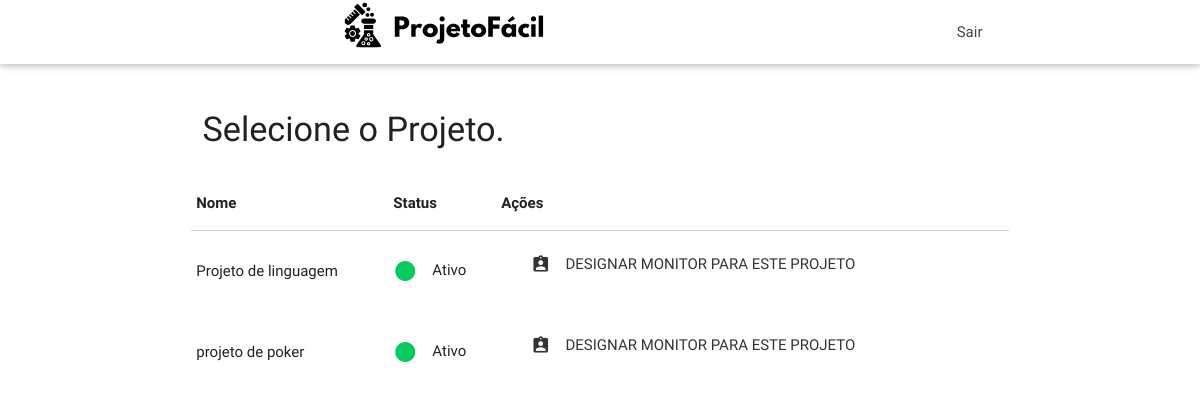
The page /Login/professor/designar.php (signed in) on the database as committed earlier.
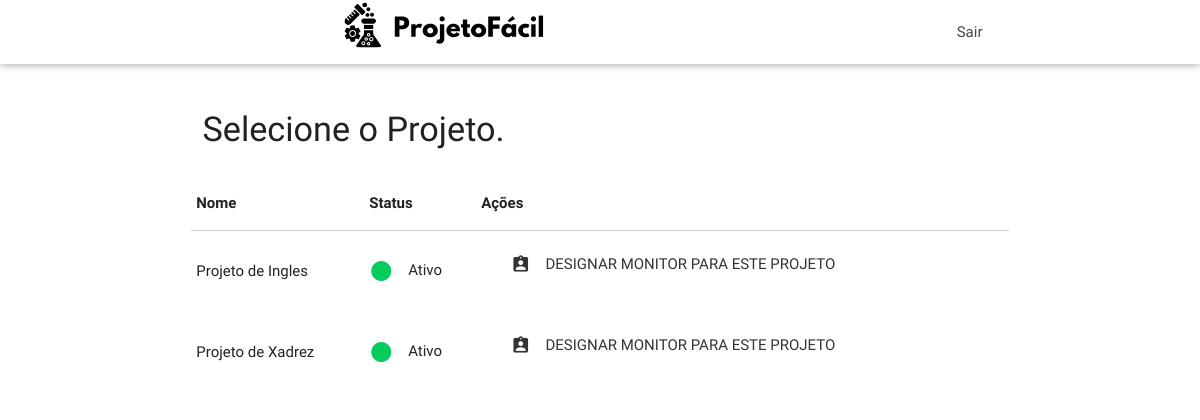
The same page on the database as committed later.
### tables this page shows
CREATE TABLE IF NOT EXISTS `projeto` (
  `id_projeto` int NOT NULL AUTO_INCREMENT,
  `nome_projeto` varchar(255) DEFAULT NULL,
  `situacao` varchar(255) DEFAULT NULL,
  `fk_projeto_id_professor` int DEFAULT NULL,
  `data_finalizacao` date NOT NULL,
  PRIMARY KEY (`id_projeto`),
  KEY `fk_projeto_id_professor` (`fk_projeto_id_professor`)
);

### Crud/crud_projeto/listarProjeto.php (the view, shortened to what this page needs)
<?php
$conexao = conectar();
$id_professor = mysqli_real_escape_string($conexao, $_SESSION['usuario'][1]);
$sql = "SELECT * FROM projeto WHERE fk_projeto_id_professor = '$id_professor' AND situacao = 'Ativo' ORDER BY situacao ASC";
$resultado = mysqli_query($conexao, $sql);
$quantidade_linha = $resultado->num_rows;
if ($quantidade_linha == 0) {
    echo "Você não tem projetos ativos cadastrados!";
} else {
?>
    <table class="highlight">
        <thead>
            <tr>
                <th>Nome</th>
                <th>Status</th>
                <th>Ações</th>
            </tr>
        </thead>
        <tbody>
            <?php
            while ($dados = mysqli_fetch_assoc($resultado)) {
                echo '<tr>';
                echo '<td>' . $dados['nome_projeto'] . '</td>';
                echo '<td>' . '<i class="material-icons left" style="color: #05CA5D;">brightness_1</i>' . $dados['situacao'] . '</td>';
                echo '<td>
                        <a href="../../Crud/crud_usuario/designar.php?id_projeto=' . $dados['id_projeto'] . '" class="waves-effect waves-light btn-flat">
                            <i class="material-icons left">assignment_ind</i>Designar Monitor para este Projeto
                        </a>
                      </td>';
                echo '</tr>';
            }
            ?>
        </tbody>
    </table>
<?php
}
?>

Rows that differ between the two databases and show on the page:
no longer on this page (row edited): projeto: nome_projeto "Projeto de linguagem", situacao "Ativo"
no longer on this page (row edited): projeto: nome_projeto "projeto de poker", situacao "Ativo"
now on this page (row edited): projeto: nome_projeto "Projeto de Ingles", situacao "Ativo"
now on this page (row edited): projeto: nome_projeto "Projeto de Xadrez", situacao "Ativo"
